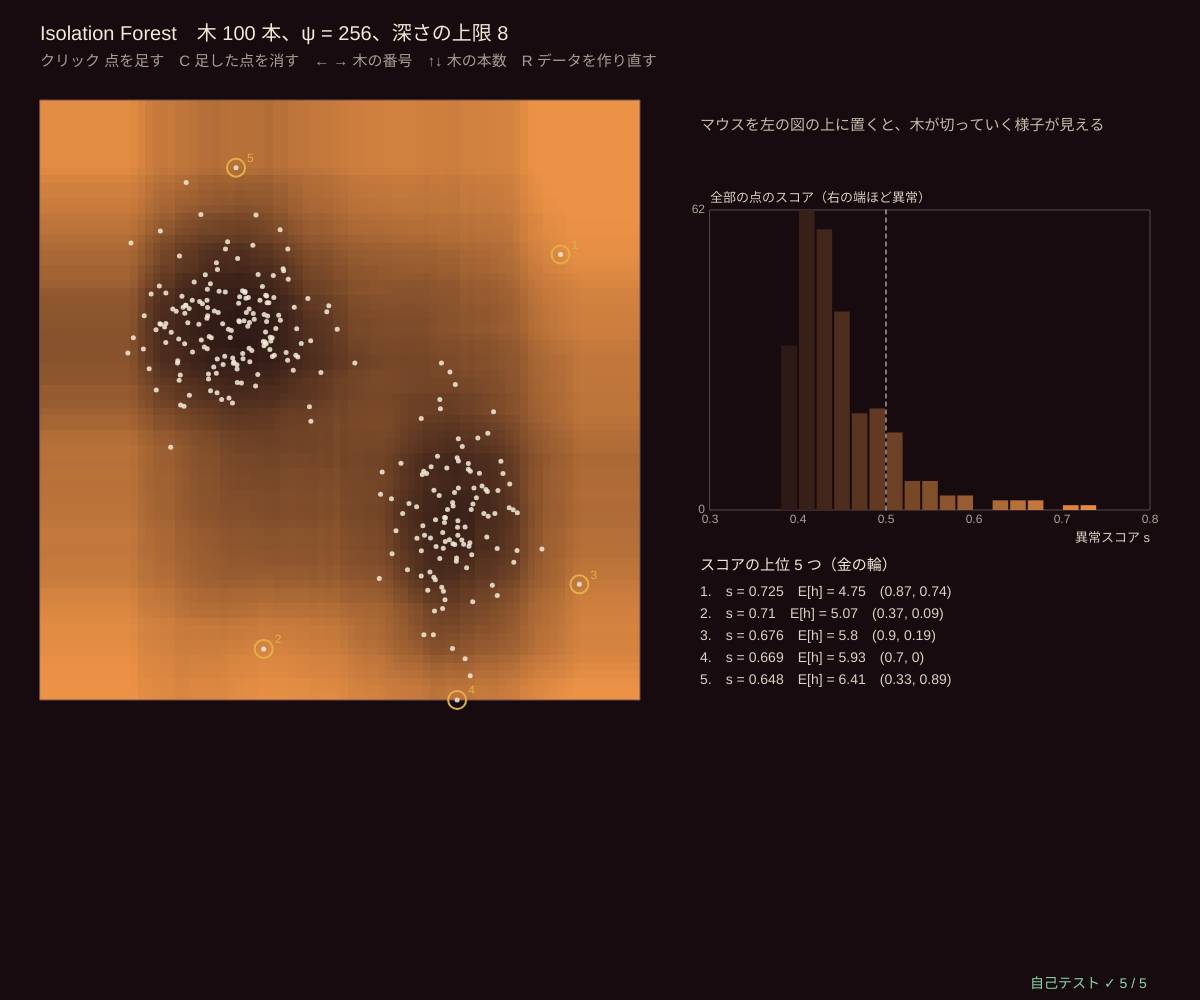
Frame 1 (no input)
Frame 60 (no input): identical to frame 1, image omitted
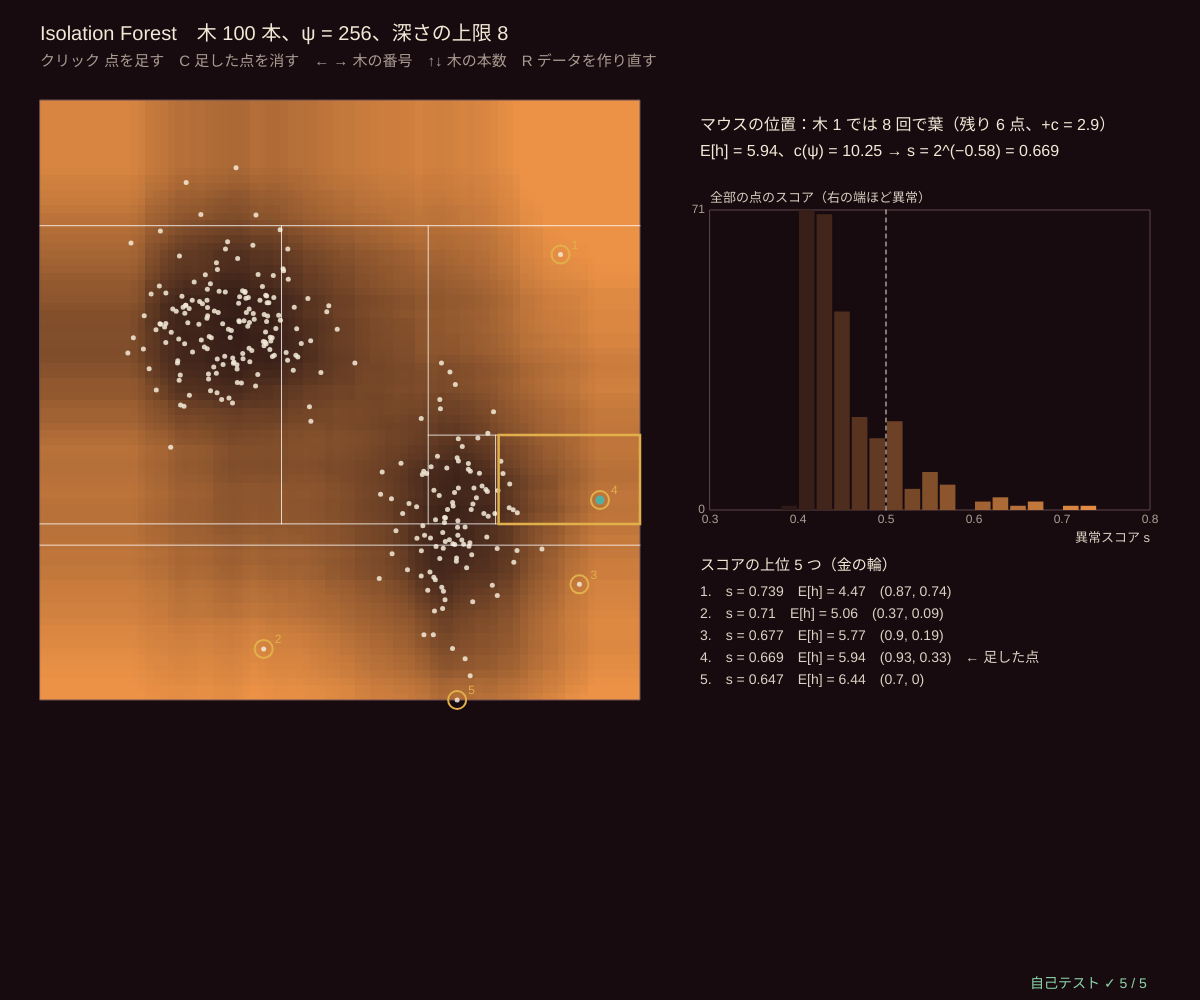
Frame 120 (the mouse pressed at the canvas centre since frame 60)

The p5.js sketch that drew these frames (run headless with seeded random() and noise() and a simulated clock; from frame 60 on, the mouse is pressed at the canvas centre):

// p5.js sketch
// ── sketch.js
// ============================================
// 12 Isolation Forest で異常検知 ─ ランダムに縦か横に切っていくと、ほかから離れた点ほど早く 1 つだけになる（孤立する）
// 1 本の木：ランダムな特徴量を、[最小, 最大] の一様乱数の位置で切る、をくり返す（深さの上限 ⌈log₂ ψ⌉）
//   点の経路長 h = 根から葉までの切った回数（+ 葉に残った点の数の補正 c(size)）。100 本の木の平均 E[h]
//   異常スコア s = 2^(−E[h]/c(ψ))、c(n) = 2H(n − 1) − 2(n − 1)/n（H = 調和数）。s が 1 に近いほど異常、0.5 よりずっと小さければふつう
//   背景 = スコアの地図（明るい = 異常）。マウスの下の点を、← → で選んだ木が孤立させるまでの箱を描く
// クリック 点を足す / C 足した点を消す / ← → 木の番号 / ↑↓ 木の本数 / R データを作り直す
// ============================================

let nTrees = 100, psi = 256, seedD = 2, treeNo = 0;   // ★ 木の本数、1 本の木に使う点の数 ψ
const CELLS = 80;
let base = [], added = [], forest, scoreImg, scoreGrid, rowsDone = 0, plotBox;

function setup() { createCanvas(windowWidth, windowHeight); textWrap(CHAR); pixelDensity(1); scoreImg = createImage(CELLS, CELLS); selfTest(); restart(); }
function makeBlobs(seed) {             // かたまり 2 つ + 外れた点を少し
  seedRng(seed); let X = [];
  for (let i = 0; i < 160; i++) X.push([clampv(0.32 + 0.07 * rndGauss(), 0, 1), clampv(0.62 + 0.07 * rndGauss(), 0, 1)]);
  for (let i = 0; i < 110; i++) X.push([clampv(0.68 + 0.05 * rndGauss(), 0, 1), clampv(0.3 + 0.09 * rndGauss(), 0, 1)]);
  for (let i = 0; i < 8; i++) X.push([0.05 + 0.9 * rnd(), 0.05 + 0.9 * rnd()]);
  return X;
}
function allPts() { return base.concat(added); }
function rebuild() { forest = iForest(allPts(), nTrees, psi, seedD * 101 + added.length); scoreGrid = new Float32Array(CELLS * CELLS); rowsDone = 0; }
function restart() { base = makeBlobs(seedD); added = []; rebuild(); }
function scoreCol(s) { let t = clampv((s - 0.35) / 0.4, 0, 1); return [BG_COL[0] + t * (WINE[0] + 40 - BG_COL[0]), BG_COL[1] + t * (GOLD[1] - 30 - BG_COL[1]), BG_COL[2] + t * (70 - BG_COL[2])]; }

function draw() {
  background(...BG_COL);
  let t0 = performance.now();               // スコアの地図は 1 行ずつ計算（1 フレーム 6 ミリ秒まで）
  while (rowsDone < CELLS && performance.now() - t0 < 6) { let j = rowsDone++; for (let i = 0; i < CELLS; i++) scoreGrid[i + CELLS * j] = anomalyScore(forest, [(i + 0.5) / CELLS, 1 - (j + 0.5) / CELLS]); }
  scoreImg.loadPixels();
  for (let q = 0; q < CELLS * CELLS; q++) { let c = Math.floor(q / CELLS) < rowsDone ? scoreCol(scoreGrid[q]) : BG_COL; scoreImg.pixels[4 * q] = c[0]; scoreImg.pixels[4 * q + 1] = c[1]; scoreImg.pixels[4 * q + 2] = c[2]; scoreImg.pixels[4 * q + 3] = 255; }
  scoreImg.updatePixels();
  let side = Math.min(height - 170, width * 0.5); plotBox = { x: 40, y: 100, w: side, h: side };
  noSmooth(); image(scoreImg, plotBox.x, plotBox.y, side, side); smooth(); frameBox(plotBox);
  let pts = allPts(), sc = pts.map((x) => anomalyScore(forest, x)), order = sc.map((s, i) => i).sort((a, b) => sc[b] - sc[a]);
  noStroke(); pts.forEach((x, i) => { let p = toPx(plotBox, x[0], x[1]); fill(...(i >= base.length ? TEAL : INK), 220); circle(p[0], p[1], i >= base.length ? 9 : 5); });
  order.slice(0, 5).forEach((i, r) => { let p = toPx(plotBox, pts[i][0], pts[i][1]); noFill(); stroke(...GOLD); strokeWeight(2); circle(p[0], p[1], 18); noStroke(); fill(...GOLD); textSize(12); textAlign(LEFT, CENTER); text(r + 1, p[0] + 11, p[1] - 9); });
  // ---- マウスの下の点を、木 treeNo がどう切って孤立させるか
  let m = fromPx(plotBox, mouseX, mouseY), inside = m[0] >= 0 && m[0] <= 1 && m[1] >= 0 && m[1] <= 1, rx = plotBox.x + side + 60;
  if (inside) {
    let t = forest.trees[treeNo % forest.trees.length], box = [0, 1, 0, 1], d = 0;
    while (!t.leaf) {
      let goL = m[t.f] < t.thr; stroke(255, 255, 255, 200); strokeWeight(1);
      if (t.f === 0) { let xx = toPx(plotBox, t.thr, 0)[0]; line(xx, toPx(plotBox, 0, box[3])[1], xx, toPx(plotBox, 0, box[2])[1]); if (goL) box[1] = t.thr; else box[0] = t.thr; }
      else { let yy = toPx(plotBox, 0, t.thr)[1]; line(toPx(plotBox, box[0], 0)[0], yy, toPx(plotBox, box[1], 0)[0], yy); if (goL) box[3] = t.thr; else box[2] = t.thr; }
      t = goL ? t.left : t.right; d++;
    }
    let a = toPx(plotBox, box[0], box[3]), b = toPx(plotBox, box[1], box[2]); noFill(); stroke(...GOLD); strokeWeight(2.5); rect(a[0], a[1], b[0] - a[0], b[1] - a[1]);
    let s = anomalyScore(forest, m), eh = avgPath(forest, m);
    noStroke(); fill(...INK); textSize(16); textAlign(LEFT, BASELINE);
    text('マウスの位置：木 ' + (treeNo % forest.trees.length + 1) + ' では ' + d + ' 回で葉（残り ' + t.size + ' 点、+c = ' + fmtNum(cFactor(t.size), 2) + '）', rx, 130);
    text('E[h] = ' + fmtNum(eh, 2) + '、c(ψ) = ' + fmtNum(cFactor(forest.psi), 2) + ' → s = 2^(−' + fmtNum(eh / cFactor(forest.psi), 3) + ') = ' + fmtNum(s, 3), rx, 156);
  } else { noStroke(); fill(200, 185, 170); textSize(15); textAlign(LEFT, BASELINE); text('マウスを左の図の上に置くと、木が切っていく様子が見える', rx, 130); }
  // ---- 右：スコアのヒストグラムと上位 5 つ
  let g = { x: rx + 10, y: 210, w: width - rx - 60, h: height * 0.3, x0: 0.3, x1: 0.8, y0: 0, y1: 1 };
  let bins = new Array(25).fill(0); sc.forEach((s) => bins[clampv(Math.floor((s - 0.3) / 0.02), 0, 24)]++); g.y1 = Math.max(5, ...bins);
  plotAxes(g, '異常スコア s', '全部の点のスコア（右の端ほど異常）', [0.3, 0.4, 0.5, 0.6, 0.7, 0.8], [0, g.y1]);
  noStroke(); bins.forEach((c, k) => { fill(...scoreCol(0.31 + 0.02 * k)); rect(gX(g, 0.3 + 0.02 * k) + 1, gY(g, c), g.w / 25 - 2, g.y + g.h - gY(g, c)); });
  stroke(...INK); strokeWeight(1); drawingContext.setLineDash([4, 4]); line(gX(g, 0.5), g.y, gX(g, 0.5), g.y + g.h); drawingContext.setLineDash([]);
  noStroke(); fill(...INK); textSize(15); textAlign(LEFT, BASELINE); let ty = g.y + g.h + 60; text('スコアの上位 5 つ（金の輪）', rx, ty);
  order.slice(0, 5).forEach((i, r) => { fill(220, 210, 195); textSize(14); text((r + 1) + '.　s = ' + fmtNum(sc[i], 3) + '　E[h] = ' + fmtNum(avgPath(forest, pts[i]), 2) + '　(' + fmtNum(pts[i][0], 2) + ', ' + fmtNum(pts[i][1], 2) + ')' + (i >= base.length ? '　← 足した点' : ''), rx, ty + 26 + 22 * r); });
  // ---- 文字
  fill(...INK); textSize(20); text('Isolation Forest　木 ' + forest.trees.length + ' 本、ψ = ' + forest.psi + '、深さの上限 ' + forest.limit + (rowsDone < CELLS ? '　（地図を計算中…）' : ''), 40, 40);
  fill(170, 155, 145); textSize(15); text('クリック 点を足す　C 足した点を消す　← → 木の番号　↑↓ 木の本数　R データを作り直す', 40, 66);
  drawSelfTest(width - 170, height - 12);
}
function mousePressed() { if (!plotBox) return; let m = fromPx(plotBox, mouseX, mouseY); if (m[0] >= 0 && m[0] <= 1 && m[1] >= 0 && m[1] <= 1 && added.length < 200) { added.push(m); rebuild(); } }
function keyPressed() {
  if (key === 'c' || key === 'C') { added = []; rebuild(); }
  if (key === RIGHT_ARROW) treeNo = (treeNo + 1) % nTrees;
  if (key === LEFT_ARROW) treeNo = (treeNo + nTrees - 1) % nTrees;
  if (key === UP_ARROW) { nTrees = Math.min(300, nTrees + 20); rebuild(); }
  if (key === DOWN_ARROW) { nTrees = Math.max(1, nTrees - 20); rebuild(); }
  if (key === 'r' || key === 'R') { seedD++; restart(); }
  return false;
}

// ---- 自己テスト
function selfTest() {
  selfTestResults = [];
  let okC = true; for (let n = 3; n <= 600; n++) { let h = 0; for (let i = 1; i <= n - 1; i++) h += 1 / i; if (Math.abs(cFactor(n) - (2 * h - (2 * (n - 1)) / n)) > 1e-9) okC = false; }
  check('c(n) = 2H(n − 1) − 2(n − 1)/n（H をそのまま足して比べる、n = 3〜600）、c(1) = 0、c(2) = 1', okC && cFactor(1) === 0 && cFactor(2) === 1);
  let approx = 2 * (Math.log(255) + 0.5772156649) - (2 * 255) / 256;
  check('c(256) = ' + fmtNum(cFactor(256), 4) + '：近似 2(ln 255 + 0.5772) − 2·255/256 と 0.1% 以内。n = 3 では近似は 10% 以上ずれる', Math.abs(approx / cFactor(256) - 1) < 1e-3 && Math.abs((2 * (Math.log(2) + 0.5772156649) - 4 / 3) / cFactor(3) - 1) > 0.1);
  let X = makeBlobs(2), F = iForest(X, 100, 256, 7), sOut = anomalyScore(F, [0.97, 0.03]), sIn = anomalyScore(F, [0.32, 0.62]);
  check('はっきりした外れ値 (0.97, 0.03) のスコア ' + fmtNum(sOut, 3) + ' > 0.6、かたまりの中心 (0.32, 0.62) は ' + fmtNum(sIn, 3) + ' < 0.5', sOut > 0.6 && sIn < 0.5);
  check('外れ値の平均の経路長 ' + fmtNum(avgPath(F, [0.97, 0.03]), 2) + ' < 中心 ' + fmtNum(avgPath(F, [0.32, 0.62]), 2) + '（早く孤立する）', avgPath(F, [0.97, 0.03]) < avgPath(F, [0.32, 0.62]));
  let okB = true; seedRng(3);
  for (let q = 0; q < 200; q++) { let x = [rnd(), rnd()], s = anomalyScore(F, x); if (!(s > 0 && s <= 1)) okB = false; for (let t of F.trees.slice(0, 10)) if (pathLen(t, x) > F.limit + cFactor(F.psi) + 1e-9) okB = false; }
  check('どの点もスコアは 0〜1、経路長 ≤ 深さの上限 + c(ψ)。E[h] = c(ψ) ならちょうど s = 0.5', okB && near(Math.pow(2, -cFactor(256) / cFactor(256)), 0.5, 1e-15));
  reportSelfTest();
}

// ---------- やってみよう ----------
// 1. かたまりから少し離れた所をクリックしよう。足した点の順位は？ 何個も同じ所に足すと（小さなかたまりになると）？
// 2. マウスを外れ値とかたまりの中に置き、← → で木を変えよう。外れ値は何回の切り口で箱が 1 点だけになる？
// 3. ↓ で木を 1 本にすると、地図がカクカクになる（1 本の木はでたらめ）。100 本の平均でなめらかに
// 4. psi を 16 にすると？ Isolation Forest は小さな部分標本でも動くのが長所
// 5. 13 では、アンサンブルの「ばらつき」を、異常ではなく「自信のなさ」に使う

// ==================================================
// ここから下は「アンサンブル学習の道具」（中身は読まなくても OK。消さないでね）
// ==================================================
// ---- 小さな道具：はさむ・合計・平均・いちばん大きい番号・数の表示
function clampv(v, a, b) { return v < a ? a : v > b ? b : v !== v ? a : v; }     // NaN なら a に戻す
function sumArr(a) { let s = 0; for (let v of a) s += v; return s; }
function meanOf(a) { return a.length ? sumArr(a) / a.length : 0; }
function varOf(a) { let m = meanOf(a), s = 0; for (let v of a) s += (v - m) * (v - m); return a.length ? s / a.length : 0; }   // ÷n の分散
function argMaxArr(a) { let b = 0; for (let i = 1; i < a.length; i++) if (a[i] > a[b]) b = i; return b; }   // 同点なら小さい番号
function sigm(z) { return 1 / (1 + Math.exp(-clampv(z, -40, 40))); }
function fmtNum(v, d) { if (typeof v !== 'number' || !isFinite(v)) return '?'; let s = (+v.toFixed(d === undefined ? 2 : d)).toString(); return s === '-0' ? '0' : s; }
function pctStr(v) { return fmtNum(100 * v, 1) + '%'; }
// ---- 種つきの乱数（同じ種なら毎回同じ列）
let rngState = 1;
function seedRng(s) { rngState = (s >>> 0) || 1; }
function rnd() {                       // 0〜1 の一様乱数（mulberry32）
  rngState = (rngState + 0x6d2b79f5) >>> 0;
  let t = rngState;
  t = Math.imul(t ^ (t >>> 15), t | 1);
  t ^= t + Math.imul(t ^ (t >>> 7), t | 61);
  return ((t ^ (t >>> 14)) >>> 0) / 4294967296;
}
function rndInt(a, b) { return a + Math.floor(rnd() * (b - a + 1)); }
function rndGauss() { let u = Math.max(1e-12, rnd()), v = rnd(); return Math.sqrt(-2 * Math.log(u)) * Math.cos(2 * Math.PI * v); }   // 標準正規分布
function shuffleArr(a) { for (let i = a.length - 1; i > 0; i--) { let j = Math.floor(rnd() * (i + 1)); [a[i], a[j]] = [a[j], a[i]]; } return a; }
// ---- Isolation Forest：ランダムな特徴量を、[最小, 最大] の一様乱数のしきい値で切っていく木。早く孤立する点ほど「外れ値」
const harmCache = [0];
function harmonic(k) { while (harmCache.length <= k) harmCache.push(harmCache[harmCache.length - 1] + 1 / harmCache.length); return harmCache[k]; }   // H(k) = 1 + 1/2 + … + 1/k（ぴったりの和）
function cFactor(n) { return n <= 1 ? 0 : n === 2 ? 1 : 2 * harmonic(n - 1) - (2 * (n - 1)) / n; }   // n 点の木の平均の経路長 c(n)
function iTree(X, idx, depth, limit) {
  if (depth >= limit || idx.length <= 1) return { leaf: true, size: idx.length };
  let f = Math.floor(rnd() * X[0].length), lo = Infinity, hi = -Infinity;
  for (let i of idx) { lo = Math.min(lo, X[i][f]); hi = Math.max(hi, X[i][f]); }
  if (!(hi > lo)) return { leaf: true, size: idx.length };
  let thr = lo + rnd() * (hi - lo), L = [], R = [];
  for (let i of idx) (X[i][f] < thr ? L : R).push(i);
  return { leaf: false, f, thr, lo, hi, left: iTree(X, L, depth + 1, limit), right: iTree(X, R, depth + 1, limit) };
}
function pathLen(t, x) { let d = 0; while (!t.leaf) { t = x[t.f] < t.thr ? t.left : t.right; d++; } return d + cFactor(t.size); }   // 葉に残った点の数のぶん c(size) を足す
function iForest(X, nTrees, psi, seed) {
  seedRng(seed); let m = Math.min(psi, X.length), trees = [], limit = Math.ceil(Math.log2(Math.max(2, m)));
  for (let k = 0; k < nTrees; k++) { let idx = shuffleArr(X.map((_, i) => i)).slice(0, m); trees.push(iTree(X, idx, 0, limit)); }
  return { trees, psi: m, limit };
}
function avgPath(F, x) { let s = 0; for (let t of F.trees) s += pathLen(t, x); return s / F.trees.length; }
function anomalyScore(F, x) { return Math.pow(2, -avgPath(F, x) / cFactor(F.psi)); }   // s = 2^(−E[h]/c(ψ))
// ---- 描く道具：色（オーケストラ：えんじ色の黒、象牙色、金管の金、弦の青緑）、領域の絵、点
const BG_COL = [24, 11, 16];                                     // 背景（えんじ色の黒）
const INK = [242, 233, 214], GOLD = [226, 176, 74], TEAL = [64, 186, 176], WINE = [196, 72, 96];
const CLS_COL = [[226, 170, 70], [60, 182, 176]];                // ★ クラス 0（金）・クラス 1（青緑）の色
function probCol(p, k) {             // クラス 1 の確率 → 背景と混ぜた色（k = 濃さ）
  let c = [], a = clampv(k === undefined ? 0.55 : k, 0, 1) * Math.abs(2 * p - 1) + 0.12;
  for (let q = 0; q < 3; q++) c.push(BG_COL[q] + ((p > 0.5 ? CLS_COL[1][q] : CLS_COL[0][q]) - BG_COL[q]) * a);
  return c;
}
// img の全部の画素に fn(u, v) → [r, g, b] を塗る（u は右向き、v は上向き、どちらも 0〜1）
function paintImage(img, fn) {
  img.loadPixels();
  let W = img.width, H = img.height;
  for (let py = 0; py < H; py++) for (let px = 0; px < W; px++) {
    let c = fn((px + 0.5) / W, 1 - (py + 0.5) / H), i = 4 * (px + W * py);
    img.pixels[i] = c[0]; img.pixels[i + 1] = c[1]; img.pixels[i + 2] = c[2]; img.pixels[i + 3] = 255;
  }
  img.updatePixels();
}
function toPx(bx, u, v) { return [bx.x + u * bx.w, bx.y + (1 - v) * bx.h]; }   // [0,1]² → 画面
function fromPx(bx, px, py) { return [(px - bx.x) / bx.w, 1 - (py - bx.y) / bx.h]; }
function drawPoints(bx, X, y, r) {
  stroke(10); strokeWeight(1);
  for (let i = 0; i < X.length; i++) { let p = toPx(bx, X[i][0], X[i][1]); fill(...CLS_COL[y[i]]); circle(p[0], p[1], r); }
}
function frameBox(bx, col) { noFill(); stroke(...(col || [110, 80, 85])); strokeWeight(1); rect(bx.x, bx.y, bx.w, bx.h); }
// ---- グラフの道具：g = { x, y, w, h, x0, x1, y0, y1 }
function gX(g, v) { return g.x + clampv((v - g.x0) / (g.x1 - g.x0), -0.02, 1.02) * g.w; }
function gY(g, v) { return g.y + g.h - clampv((v - g.y0) / (g.y1 - g.y0), -0.02, 1.02) * g.h; }
function plotAxes(g, xl, yl, xt, yt) {
  stroke(95, 70, 75); strokeWeight(1); noFill(); rect(g.x, g.y, g.w, g.h);
  noStroke(); fill(175, 160, 150); textSize(12); textAlign(CENTER, TOP);
  for (let v of xt) text(+v.toPrecision(3), gX(g, v), g.y + g.h + 4);
  textAlign(RIGHT, CENTER);
  for (let v of yt) text(+v.toPrecision(3), g.x - 5, gY(g, v));
  textAlign(LEFT, BASELINE); fill(215, 205, 190); textSize(13);
  text(xl, g.x + g.w - textWidth(xl), g.y + g.h + 32); text(yl, g.x, g.y - 8);
}
function polyline(pts) {               // 点が 2 つ以上あるときだけ折れ線を描く（空の beginShape を作らない）
  if (pts.length < 2) return;
  noFill(); beginShape(); for (let p of pts) vertex(p[0], p[1]); endShape();
}
function legend(x, y, items) {         // items = [[色, 名前], …]
  textSize(13); textAlign(LEFT, CENTER); noStroke();
  items.forEach(([c, s], k) => { fill(...c); rect(x, y + 20 * k - 5, 14, 10, 2); fill(220, 210, 195); text(s, x + 22, y + 20 * k); });
}
// ---- 自己テストの道具
let selfTestResults = [];
function check(name, cond) { selfTestResults.push({ name, ok: !!cond }); }
function near(a, b, tol) { return a !== null && a !== undefined && isFinite(a) && Math.abs(a - b) <= (tol === undefined ? 1e-9 : tol); }
function noNaN(v) { return Array.isArray(v) || ArrayBuffer.isView(v) ? Array.from(v).every(noNaN) : !(typeof v === 'number' && !isFinite(v)); }
function reportSelfTest() { for (let r of selfTestResults) (r.ok ? console.log : console.error)((r.ok ? '✓ ' : '✗ ') + r.name); }
function selfTestLine() { let n = selfTestResults.filter((r) => r.ok).length; return '自己テスト ' + (n === selfTestResults.length ? '✓ ' : '✗ ') + n + ' / ' + selfTestResults.length; }
function drawSelfTest(x, y) { noStroke(); fill(selfTestResults.every((r) => r.ok) ? color(140, 215, 170) : color(255, 90, 110)); textSize(14); textAlign(LEFT, BASELINE); text(selfTestLine(), x, y); }
